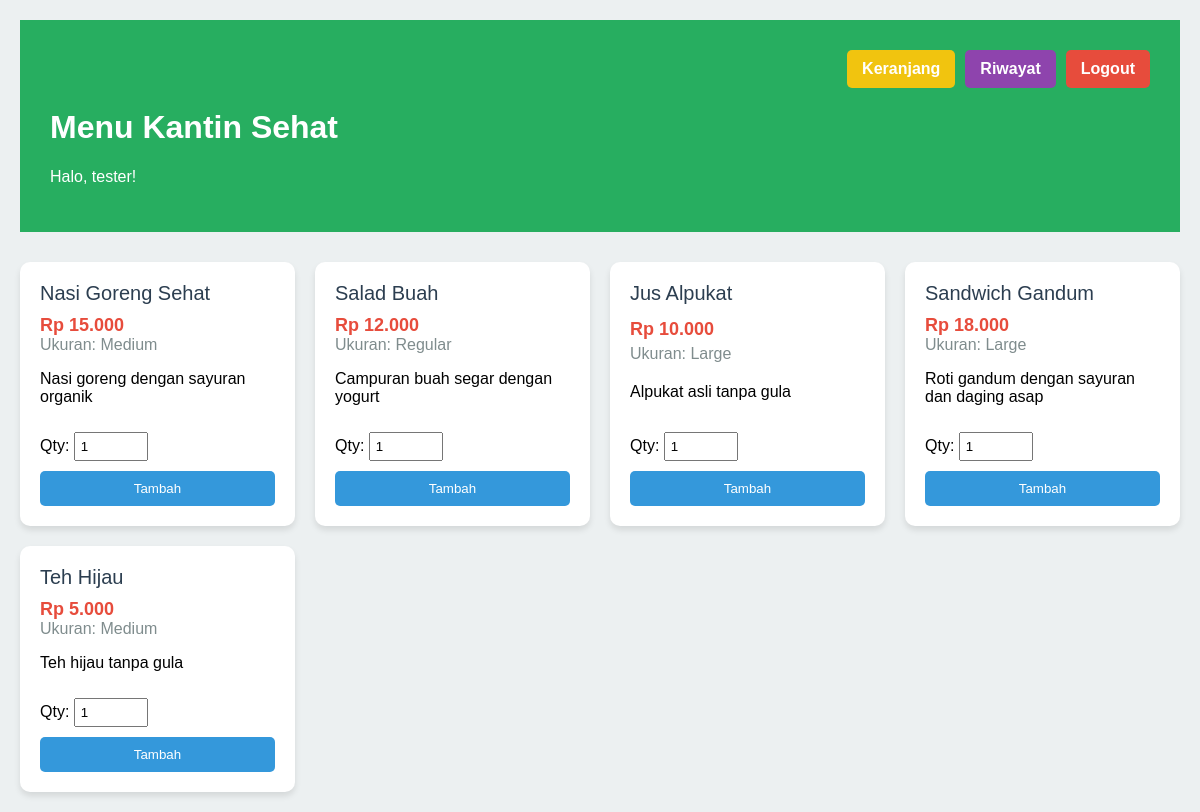
Screenshot of /menu.php (signed in) with the database file from the repository.
### tables this page shows
CREATE TABLE `products` (
  `id` int(11) NOT NULL,
  `name` varchar(100) NOT NULL,
  `price` decimal(10,2) NOT NULL,
  `size` varchar(50) DEFAULT NULL,
  `description` text DEFAULT NULL
);

### menu.php (the view, shortened to what this page needs)
<?php
include 'config.php';
$stmt = $conn->query("SELECT * FROM products");
$products = $stmt->fetchAll(PDO::FETCH_ASSOC);
?>
<!DOCTYPE html>
<html lang="id">
<head>
</head>
<body>
    <div class="header">
    <div class="header-top">
        <a href="keranjang.php" class="btn-keranjang">Keranjang</a>
        <a href="riwayat.php" class="btn-riwayat">Riwayat</a>
        <a href="logout.php" class="logout">Logout</a>
    </div>
    <h1>Menu Kantin Sehat</h1>
    <p>Halo, <?php echo $_SESSION['username']; ?>!</p>
</div>
    <div class="menu-grid">
        <?php foreach($products as $product): ?>
        <div class="card">
            <div class="product-name"><?php echo $product['name']; ?></div>
            <div class="product-price">Rp <?php echo number_format($product['price'], 0, ',', '.'); ?></div>
            <div class="product-size">Ukuran: <?php echo $product['size']; ?></div>
            <p><?php echo $product['description']; ?></p>
            <form action="keranjang.php" method="POST" style="margin-top: 10px;">
    <label>Qty:</label>
    <input type="number" name="quantity" value="1" min="1" style="width:60px; padding:5px;">
    <button type="submit" class="btn-pilih">Tambah</button>
</form>
        </div>
        <?php endforeach; ?>
    </div>
</body>
</html>

### menu.php (style rules this page uses)
body { font-family: Arial, sans-serif; background: #ecf0f1; margin: 0; padding: 20px; }
.header { background: #27ae60; color: white; padding: 30px; margin-bottom: 30px; align-content: center; }
.header-top { display: flex; justify-content: flex-end; gap: 10px; }
.header a { padding: 10px 15px; border-radius: 5px; text-decoration: none; color: white; font-weight: bold; }
.btn-keranjang { background: #f1c40f; color: black; }
.btn-riwayat { background: #8e44ad; }
.logout { background: #e74c3c; }
.menu-grid { display: grid; grid-template-columns: repeat(auto-fit, minmax(250px, 1fr)); gap: 20px; }
.card { background: white; border-radius: 10px; padding: 20px; box-shadow: 0 4px 6px rgba(0,0,0,0.1); display: flex; flex-direction: column; justify-content: space-between; }
.product-name { color: #2c3e50; font-size: 20px; margin-bottom: 10px; }
.product-price { color: #e74c3c; font-size: 18px; font-weight: bold; }
.product-size { color: #7f8c8d; }
.btn-pilih { background: #3498db; color: white; border: none; padding: 10px 15px; border-radius: 5px; cursor: pointer; width: 100%; margin-top: 10px; }
.logout { float: right; background: #e74c3c; color: white; padding: 8px 15px; border-radius: 5px; text-decoration: none; }

### rows the page displays
products: name "Nasi Goreng Sehat", price "15.000", size "Medium", description "Nasi goreng dengan sayuran organik"
products: name "Salad Buah", price "12.000", size "Regular", description "Campuran buah segar dengan yogurt"
products: name "Jus Alpukat", price "10.000", size "Large", description "Alpukat asli tanpa gula"
products: name "Sandwich Gandum", price "18.000", size "Large", description "Roti gandum dengan sayuran dan daging asap"
products: name "Teh Hijau", price "5.000", size "Medium", description "Teh hijau tanpa gula"

### other values shown
$_SESSION['username'] "tester"
